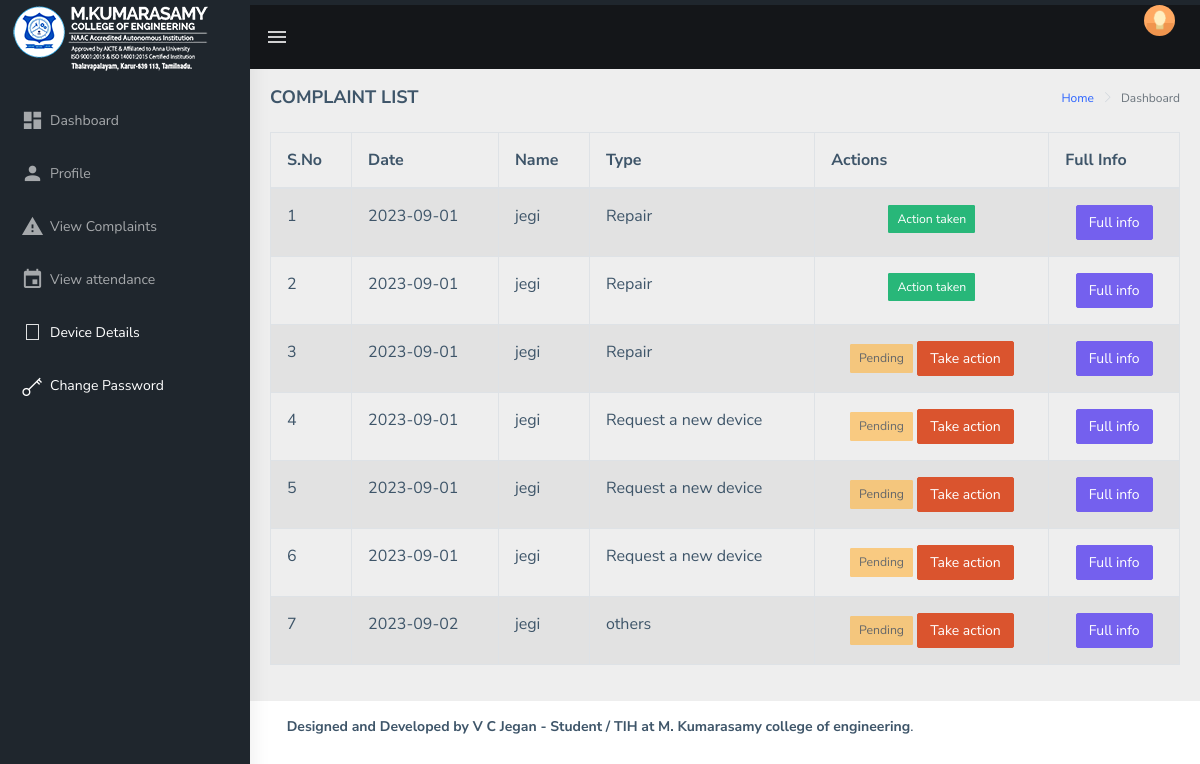
The app's page /complaintlist.php (signed in) with its own data.
### tables this page shows
CREATE TABLE `complaint` (
  `uid` int(10) NOT NULL,
  `name` varchar(30) NOT NULL,
  `curlab` varchar(30) NOT NULL,
  `type` varchar(30) NOT NULL,
  `complaint` mediumtext NOT NULL,
  `action` int(10) NOT NULL,
  `date` date NOT NULL,
  `id` varchar(30) NOT NULL
);

### complaintlist.php (the view, shortened to what this page needs)
<?php
require 'config.php';
    ?>
<html dir="ltr" lang="en">
<head>
<link rel="stylesheet" href="https://cdn.jsdelivr.net/npm/alertifyjs@1.13.1/dist/css/alertify.min.css">
    <link href="assets/libs/flot/css/float-chart.css" rel="stylesheet">
    <link href="dist/css/style.min.css" rel="stylesheet">
</head>
<body>
    <div id="main-wrapper">
        <header class="topbar" data-navbarbg="skin5">
            <nav class="navbar top-navbar navbar-expand-md navbar-dark">
                <div class="navbar-header" data-logobg="skin5">
                    <a class="navbar-brand" href="main">
                        <span class="logo-text">
                             <img src="assets/images/srms.png" alt="homepage" class="light-logo" />
                        </span>
                    </a>
                </div>
                <div class="navbar-collapse collapse" id="navbarSupportedContent" data-navbarbg="skin5">
                    <ul class="navbar-nav float-left mr-auto">
                        <li class="nav-item d-none d-md-block"><a class="nav-link sidebartoggler waves-effect waves-light" href="javascript:void(0)" data-sidebartype="mini-sidebar"><i class="mdi mdi-menu font-24"></i></a></li>
                    </ul>
                    <ul class="navbar-nav float-right">
                        <li class="nav-item dropdown">
                            <a class="nav-link dropdown-toggle text-muted waves-effect waves-dark pro-pic" href="" data-toggle="dropdown" aria-haspopup="true" aria-expanded="false"><img src="assets/images/users/1.jpg" alt="user" class="rounded-circle" width="31"></a>
                        </li>
                    </ul>
                </div>
            </nav>
        </header>
			<?php include("Aside2.php"); ?>
        <div class="page-wrapper">
             <div class="page-breadcrumb">
                <div class="row">
                    <div class="col-12 d-flex no-block align-items-center">
                        <h4 class="page-title">COMPLAINT LIST</h4>
                        <div class="ml-auto text-right">
                            <nav aria-label="breadcrumb">
                                <ol class="breadcrumb">
                                    <li class="breadcrumb-item"><a href="#">Home</a></li>
                                    <li class="breadcrumb-item active" aria-current="page">Dashboard</li>
                                </ol>
                            </nav>
                        </div>
                    </div>
                </div>
            </div>
                <div class="card-body">
                <div class="table-responsive">
                    <table id="myTable1" class="table table-bordered table-striped">
                        <thead>
                            <tr>
                                <th><b>S.No</b></th>
								<th><b>Date</b></th>
								<th><b>Name</b></th>
                                <th><b>Type</b></th>
                                <th><b>Actions</b></th>
                                <th><b>Full Info</b></th>
                            </tr>
                        </thead>
                        <tbody>
                        <?php
    $query = "SELECT * FROM complaint";
    $query_run = mysqli_query($db, $query);
    if (mysqli_num_rows($query_run) > 0) {
        $sss = 1;
        foreach ($query_run as $student) {
            $actionsValue = $student['action'];
            $buttonText = ($actionsValue == 0) ? 'Pending' : 'Action taken';
            $buttonClass = ($actionsValue == 0) ? 'btn-warning' : 'btn-success';
            ?>
            <tr>
                <td><?= $sss ?></td>
                <td><?= $student['date'] ?></td>
                <td><?= $student['name'] ?></td>
                <td><?= $student['type'] ?></td>
                <td align="center">
                    <button type="button" value="<?= $student['uid']; ?>" class="btn btn-sm <?= $buttonClass ?>" <?= ($actionsValue == 0) ? 'disabled' : '' ?>><?= $buttonText ?></button>
                    <?php if ($actionsValue == 0) { ?>
                    <button type="submit" value="<?= $student['uid']; ?>" class="takeaction btn btn-danger">Take action</button>
                <?php } ?>
                </td>
                <td align="center">
    <button class="cform1 btn btn-primary" data-uid="<?= $student['uid']; ?>">Full info</button>
</td>
            </tr>
            <?php
            $sss = $sss + 1;
        }
    }
    ?>
                        </tbody>
                    </table>
                </div>
				</div>
            </div>
        </div>
</body>
</html>

### records on screen
complaint: date "2023-09-01", name "jegi", type "Repair", action "Action taken"
complaint: date "2023-09-01", name "jegi", type "Repair", action "Action taken"
complaint: date "2023-09-01", name "jegi", type "Repair", action "Pending", $student['uid'] 55 (drawn)
complaint: date "2023-09-01", name "jegi", type "Request a new device", action "Pending", $student['uid'] 57 (drawn)
complaint: date "2023-09-01", name "jegi", type "Request a new device", action "Pending", $student['uid'] 58 (drawn)
complaint: date "2023-09-01", name "jegi", type "Request a new device", action "Pending", $student['uid'] 59 (drawn)
complaint: date "2023-09-02", name "jegi", type "others", action "Pending", $student['uid'] 61 (drawn)
